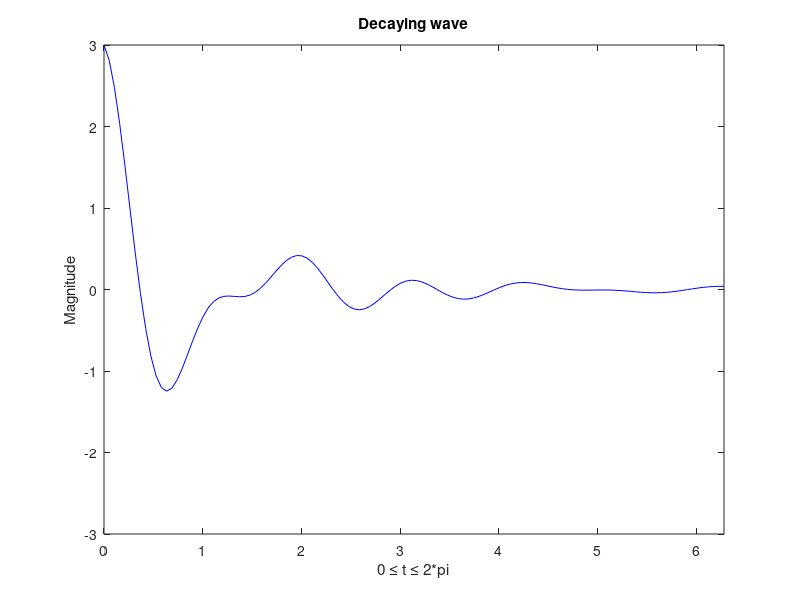

Source code (MATLAB):
% David Houston
% Lab #2
% Paul Dingman
% ENGR 267
% 04/15/2014

clear
format short

% Task #1

t = linspace(0,2*pi,120);

f40 = cos(3*t);
f30 = cos(4*t);
f20 = cos(6*t);

fadd = f40 + f30 + f20;

fdecay = (fadd).*exp(-20*log(2)*t/20);

plot(t,f40,'.')
xlabel ('t')
ylabel ('f_4_0(t)')
title ('Cosine w/ 40 samples per cycle')

plot(t,f30,'.')
xlabel ('t')
ylabel ('f_3_0(t)')
title ('Cosine w/ 30 samples per cycle')

plot(t,f20,'.')
xlabel ('t')
ylabel ('f_2_0(t)')
title ('Cosine w/ 20 samples per cycle')

plot(t,fadd,'g-')
xlabel ('0 \leq t \leq 2*pi')
ylabel ('Magnitude')
title ('Cosine waves of various frequencies added together')
axis([0 2*pi -3 3])

plot(t,fdecay,'b-')
xlabel ('0 \leq t \leq 2*pi')
ylabel ('Magnitude')
title ('Decaying wave')
axis([0 2*pi -3 3])







